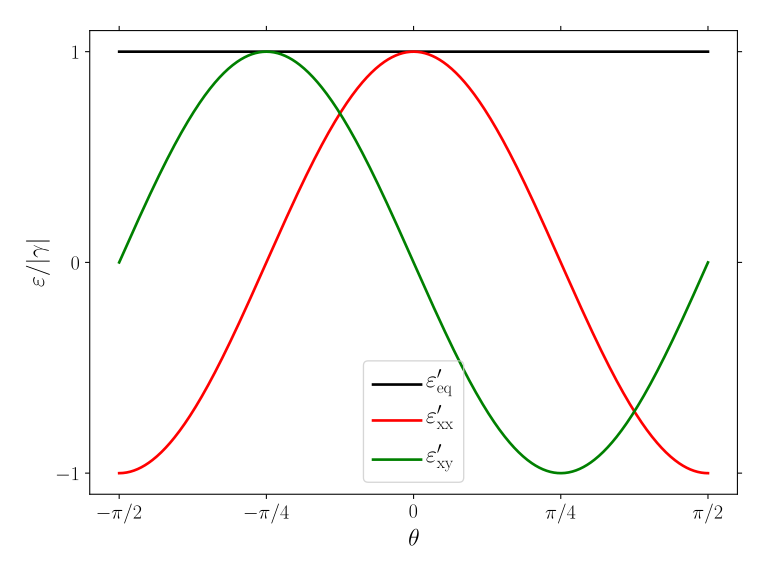

Write the Python code that produced this figure.
import os
import sys

import matplotlib.pyplot as plt
import numpy as np

plt.style.use(["goose", "goose-latex"])


def rotation(theta):
    """
    Rotation matrix, based on angle.
    """
    return np.array(
        [
            [np.cos(theta), -np.sin(theta)],
            [np.sin(theta), np.cos(theta)],
        ]
    )


# simple shear strain
simple = np.array(
    [
        [0.0, 1.0],
        [1.0, 0.0],
    ]
)

# initialize strain measures
theta = np.linspace(-np.pi / 2.0, +np.pi / 2, 800)
eps_ps = np.empty(theta.shape)
eps_ss = np.empty(theta.shape)
eps_eq = np.empty(theta.shape)

# compute
for i in range(theta.size):

    R = rotation(theta[i])
    eps = (R.dot(simple)).dot(R.T)
    eps_ps[i] = eps[0, 0]
    eps_ss[i] = eps[0, 1]
    eps_eq[i] = np.sqrt(
        1.0 / 2.0 * (eps[0, 0] ** 2.0 + eps[1, 1] ** 2.0 + 2.0 * eps[0, 1] ** 2.0)
    )

# --------------------------------------------------------------------------------------------------

fig, ax = plt.subplots()

ax.plot(theta, eps_eq, label=r"$\varepsilon^\prime_\mathrm{eq}$")
ax.plot(theta, eps_ss, label=r"$\varepsilon^\prime_\mathrm{xx}$")
ax.plot(theta, eps_ps, label=r"$\varepsilon^\prime_\mathrm{xy}$")

plt.legend()

ax.xaxis.set_ticklabels([r"$-\pi/2$", r"$-\pi/4$", r"$0$", r"$\pi/4$", r"$\pi/2$"])
ax.xaxis.set_ticks([-np.pi / 2.0, -np.pi / 4.0, 0, np.pi / 4.0, np.pi / 2.0])
ax.yaxis.set_ticks([-1, 0, 1])

plt.xlabel(r"$\theta$")
plt.ylabel(r"$\varepsilon / | \gamma |$")

plt.savefig(os.path.splitext(sys.argv[0])[0] + ".svg")
